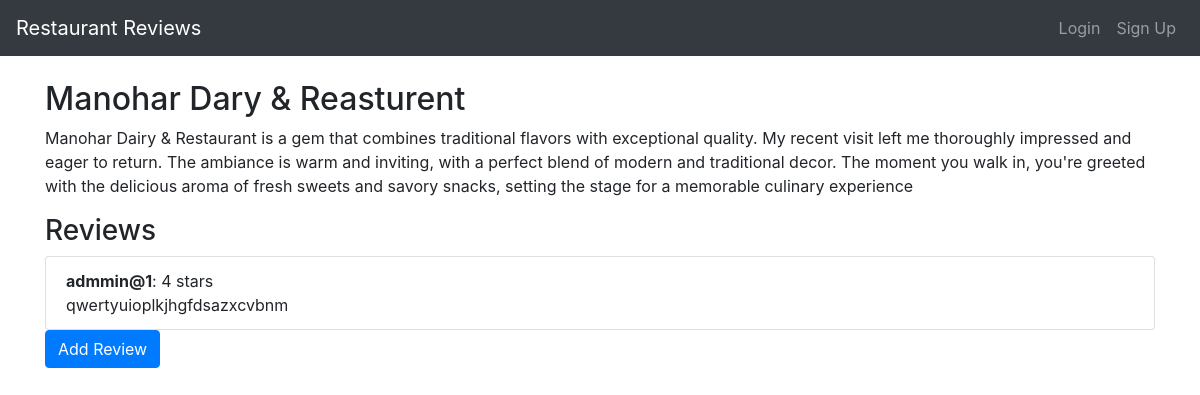
The page /restaurant/2/ on the database its author committed.
### app/models.py (models this page shows, shortened)
class Restaurant(models.Model):
    name = models.CharField(max_length=100)
    address = models.CharField(max_length=255)
    description = models.TextField()

class Review(models.Model):
    user = models.ForeignKey(User, on_delete=models.CASCADE)
    restaurant = models.ForeignKey(Restaurant, on_delete=models.CASCADE)
    rating = models.IntegerField()
    comment = models.TextField()

### app/views.py (the view)
# urls.py: path('restaurant/<int:id>/', restaurant_detail, name='restaurant_detail'),
def restaurant_detail(request, id):
    restaurant = get_object_or_404(Restaurant, id=id)
    reviews = Review.objects.filter(restaurant=restaurant)
    return render(request, 'restaurant-detail.html', {'restaurant': restaurant, 'reviews': reviews})

### app/templates/restaurant-detail.html (shortened to what this page needs)
{% extends 'base.html' %}
{% block content %}
<h2>{{ restaurant.name }}</h2>
<p>{{ restaurant.description }}</p>
<h3>Reviews</h3>
<ul class="list-group">
    {% for review in reviews %}
    <li class="list-group-item">
        <strong>{{ review.user.username }}</strong>: {{ review.rating }} stars<br>
        {{ review.comment }}
    </li>
    {% endfor %}
</ul>
<a href="{% url 'add_review' restaurant.id %}" class="btn btn-primary">Add Review</a>
{% endblock %}

### rows shown on the page
Restaurant: name "Manohar Dary & Reasturent", description "Manohar Dairy & Restaurant is a gem that combines traditional flavors with exceptional quality. My recent visit left me thoroughly impressed and eager to return. The ambiance is warm and inviting, with a perfect blend of modern and traditional decor. The moment you walk in, you're greeted with the delicious aroma of fresh sweets and savory snacks, setting the stage for a memorable culinary experience"
Review: user.username "admmin@1", rating "4", comment "qwertyuioplkjhgfdsazxcvbnm"
